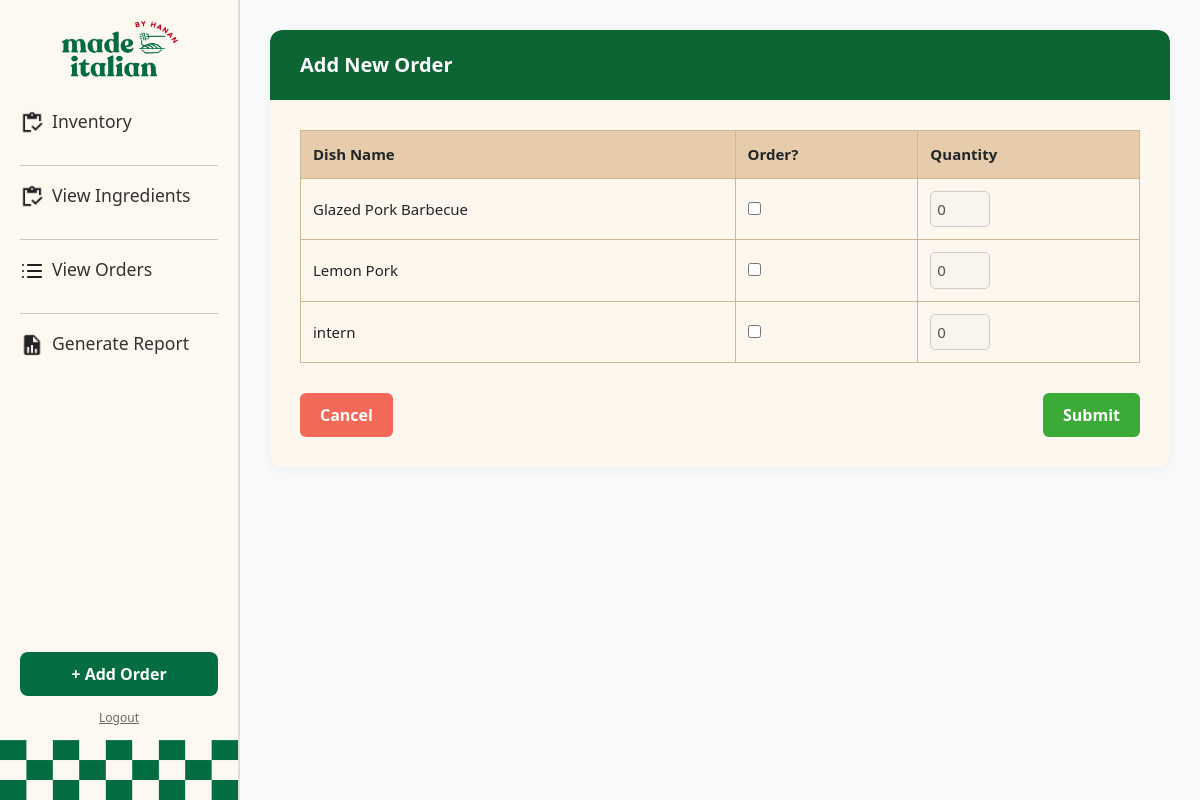
Page /add_order on the earlier database version.
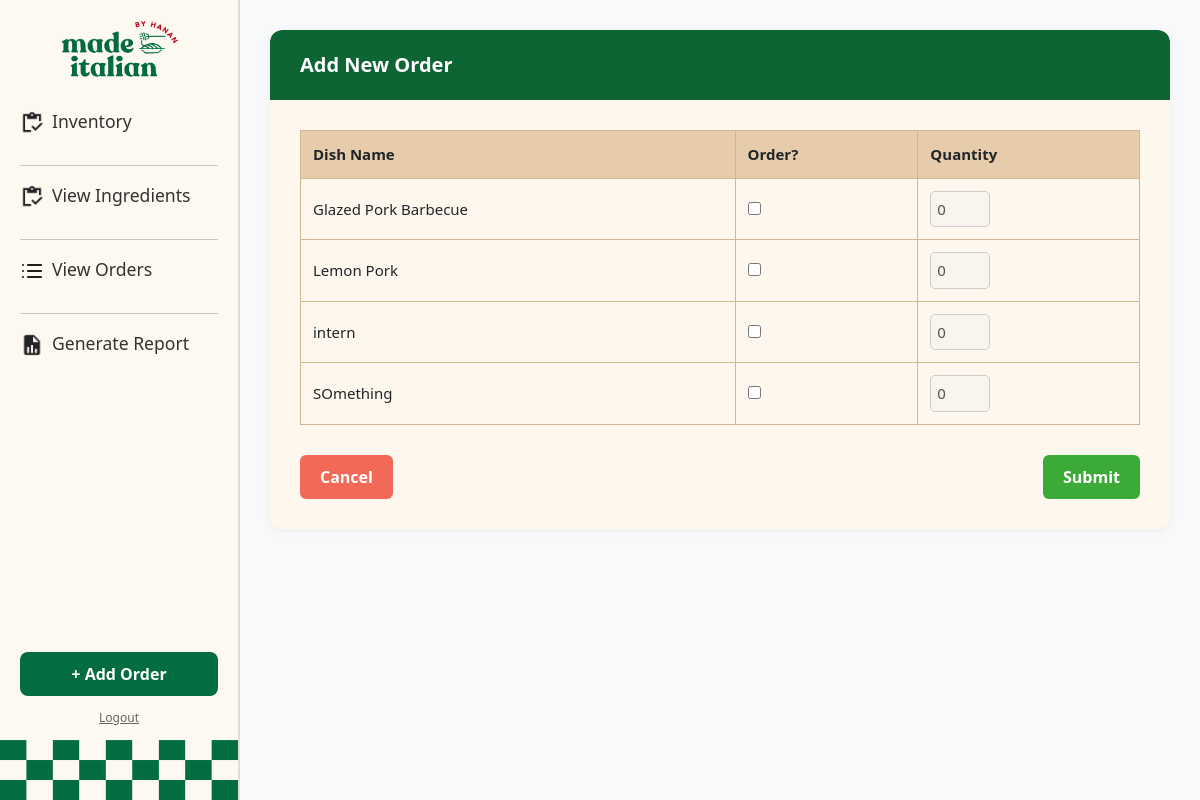
Same page on the later database version.
### hananApp/models.py (models this page shows)
class Dish(models.Model):
    id = models.BigAutoField(primary_key=True)
    name = models.CharField(max_length=255)
    price = models.FloatField()

### hananApp/views.py (the view, shortened to what this page needs)
# urls.py: path('add_order', views.add_order, name='add_order'),
def add_order(request):
    logger.info("Entered view: add_order")
    dishes = Dish.objects.all()
    return render(request, 'hananApp/add_order.html', {'dishes': dishes})

### hananApp/templates/hananApp/add_order.html (shortened to what this page needs)
{% extends 'hananApp/base.html' %}
{% block content %}
<div class="order-wrapper">
    <div class="order-header">Add New Order</div>
    <div class="order-body">
        <form method="POST">
            <table>
                <thead>
                    <tr>
                        <th>Dish Name</th>
                        <th>Order?</th>
                        <th>Quantity</th>
                    </tr>
                </thead>
                <tbody>
                    {% for dish in dishes %}
                    <tr>
                        <td>{{ dish.name }}</td>
                        <td>
                            <input type="checkbox" name="dish_{{ dish.id }}" onchange="toggleQuantity(this, 'quantity_{{ dish.id }}')">
                        </td>
                        <td>
                            <input type="number" name="dish_{{ dish.id }}" id="quantity_{{ dish.id }}" min="1" value="0" disabled>
                        </td>
                    </tr>
                    {% endfor %}
                </tbody>
            </table>
            <div class="form-buttons">
                <a href="{% url 'dashboard' %}" class="btn btn-cancel">Cancel</a>
                <button type="submit" class="btn btn-submit">Submit</button>
            </div>
        </form>
    </div>
</div>
{% endblock %}

Differences in the rows shown:
added Dish: name "SOmething"
